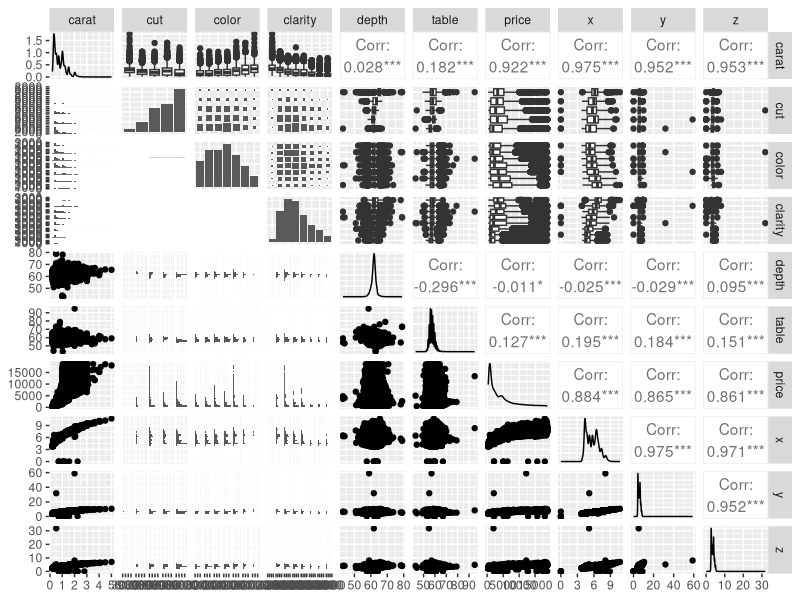
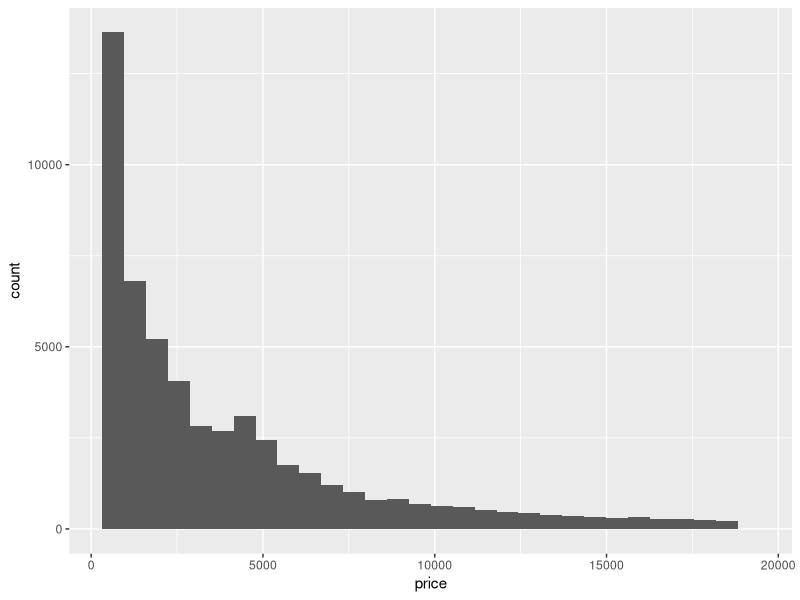
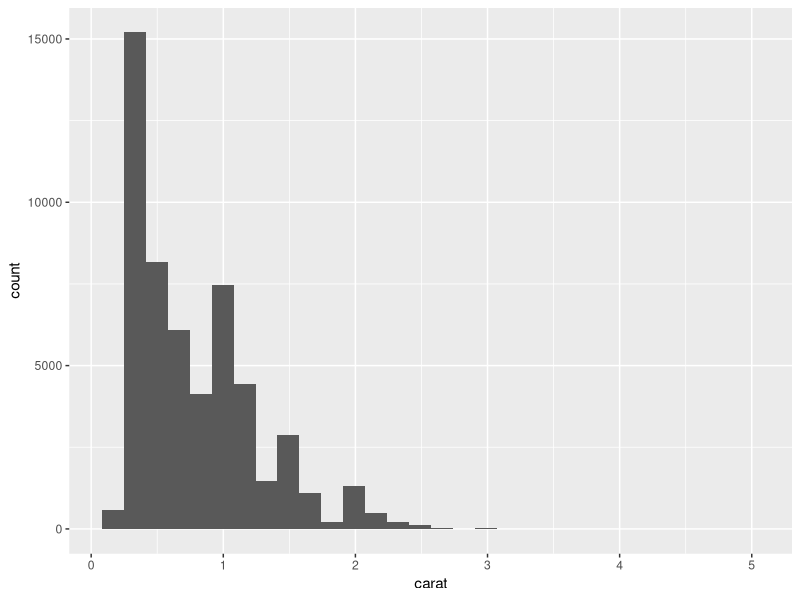

These charts were generated, in order, by the following R code:
## ---- chunk 1
library(tidyverse)
library(skimr)
library(GGally)


## ---- chunk 2
names(diamonds)
## ---- chunk 3
dim(diamonds)
## ---- chunk 4
summary(diamonds)
## ---- chunk 5
head(diamonds)
## ---- chunk 6
tail(diamonds)
## ---- chunk 7
skimr::skim(diamonds)
## ---- chunk 8
GGally::ggpairs(diamonds)
## ---- chunk 9
ggplot(data = diamonds, aes(x = price, fill = carat)) + geom_histogram()
## ---- chunk 10
ggplot(data = diamonds, aes(x = carat)) +
  geom_histogram()
